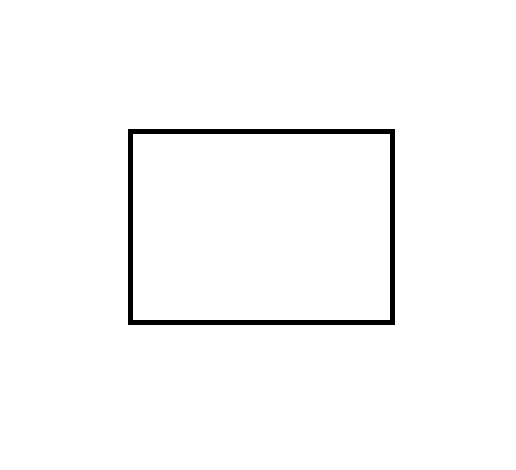
#> input picture TestCases/Rectangle/t1.png, 516 x 470 px, given in place of t6.png, which was not available
$ python 'Image Project.py'
#> lines starting #> are read from the running program, lines starting #| are printed output that depends on the picture; after the words box and inside, x2 and y2 are one past the last pixel; in counts of white or black regions, pixels touching at a corner belong together; pictures that were not available may be replaced by others from this repository, and a replacement may not be noted
import cv2
import numpy as np
import matplotlib.pyplot as plt

def addPath(arr, path):
#> called with path = 'TestCases/Rectangle/'
    for i in range(len(arr)):
        test = path
        test += arr[i]
        arr[i] = test
    return arr

#Test Cases:
# https://drive.google.com/drive/folders/1UExR9ohAdutC0vXscmNyLvZwxiOAr1Kg?usp=sharing

str1 = "TestCases/Rectangle/"
rectangles = ["t1.png", "t7.png"]
rectangles = addPath(rectangles, str1)

str1 = "TestCases/Triangle/"
triangles = ["t2.png", "t8.png"]
triangles = addPath(triangles, str1)

str1 = "TestCases/Circle/"
circles = ["t3.png", "t9.png"]
circles = addPath(circles, str1)

str1 = "TestCases/TreeClass1/"
tree1 = ["t5.png"]
tree1 = addPath(tree1, str1)

str1 = "TestCases/TreeClass2/"
tree2 = ["t6.png", "t14.png"]
tree2 = addPath(tree2, str1)

str1 = "TestCases/All/"
all = ["t13.png", "t10.png", "t11.png", "t12.png"]
all = addPath(all, str1)

arr = tree2 + all

for i in range(len(arr)):
    originalImage = cv2.imread(arr[i])
#> originalImage is the input picture: shape (470, 516, 3); 98.1% white; 1 black region, box (x1, y1, x2, y2) and area: (128, 129, 395, 325) 4530
    image = cv2.imread(arr[i], cv2.IMREAD_GRAYSCALE)
    img = cv2.fastNlMeansDenoising(image, None, 10, 7, 21)
    ret, thresh = cv2.threshold(img, 220, 255, 1)
    edges = cv2.Canny(thresh, 100, 200)
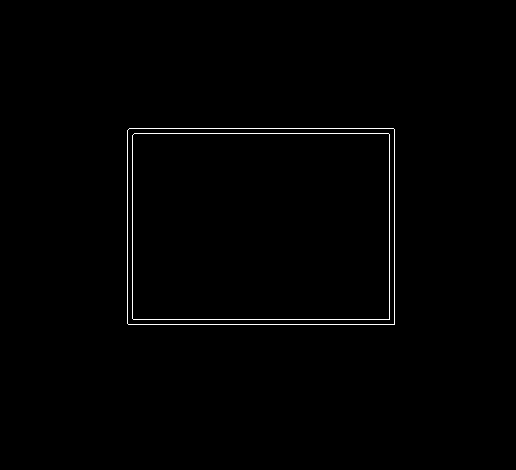
#> edges: shape (470, 516); 0.74% white in thin lines or dots, all inside (x1, y1, x2, y2) = (127, 128, 395, 325)
    contours, hierarchy = cv2.findContours(edges, cv2.RETR_EXTERNAL, cv2.CHAIN_APPROX_SIMPLE)
#> contours = 1 item
    cv2.drawContours(img, contours, -1, (0, 255, 0), 3)
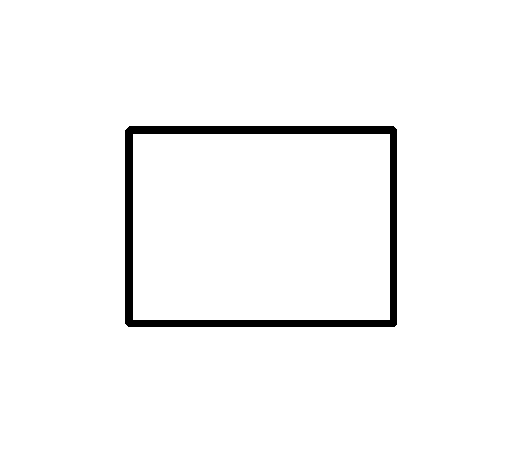
#> img: shape (470, 516); 97.2% white; 1 black region, box (x1, y1, x2, y2) and area: (125, 126, 397, 327) 6845
    myList = []
    counter = 0

    for i in range(len(contours)):
        area = cv2.contourArea(contours[i])
        if area > 100:
            counter += 1
            myList.append(contours[i])
#> this loop made 1 pass
#> (area, counter) on pass 1: (52329, 1)
#> after the loop, counter = 1; myList = 1 item

    for i in range(len(myList)):
        x, y, w, h = cv2.boundingRect(myList[i])
        croppedimg = originalImage[y:y + h, x:x + w]
        epsilon = 0.1 * cv2.arcLength(myList[i], True)
        approx = cv2.approxPolyDP(myList[i], 0.03 * cv2.arcLength(myList[i], True), True)
        n = (len(approx))

        if n == 7 or n == 5:
            approx = cv2.approxPolyDP(myList[i], 0.01 * cv2.arcLength(myList[i], True), True)

        n = (len(approx))

        if n == 3:
            font = cv2.FONT_HERSHEY_SIMPLEX
            cv2.putText(originalImage, 'Triangle', (x+(w//3), y+(h//5)), font, 0.6, (0, 230, 0), 1, cv2.LINE_AA)
            #print("Triangle")

        elif n == 4:
            font = cv2.FONT_HERSHEY_SIMPLEX
            cv2.putText(originalImage, 'Rectangle', (x+(w//3), y+(h//6)), font, 0.6, (0, 230, 0), 1, cv2.LINE_AA)
            #print("Rectangle")

        elif n == 7:
            font = cv2.FONT_HERSHEY_SIMPLEX
            cv2.putText(originalImage, 'TreeClass2', (x+(w//3), y+(h//6)), font, 0.6, (0, 230, 0), 1, cv2.LINE_AA)
            #print("Tree Class 2")

        elif n == 8:
            font = cv2.FONT_HERSHEY_SIMPLEX
            cv2.putText(originalImage, 'Circle', (x+(w//3), y+(h//6)), font, 0.6, (0, 230, 0), 1, cv2.LINE_AA)
            #print("Circle")

        elif n > 8:
            font = cv2.FONT_HERSHEY_SIMPLEX
            cv2.putText(originalImage, 'TreeClass1', (x+(w//3), y+(h//6)), font, 0.6, (0, 230, 0), 1, cv2.LINE_AA)
#> this loop made 1 pass
#> (x, y, w, h, epsilon, font) on pass 1: (127, 128, 268, 197, 92.37, 0)
#> pass 1, `croppedimg = originalImage[y:y + h, x:x + w]`:
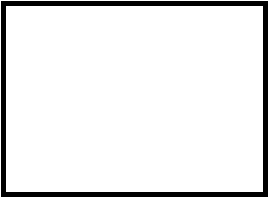
#> croppedimg: shape (197, 268, 3); 91.4% white; 1 black region, box (x1, y1, x2, y2) and area: (1, 1, 268, 197) 4530
#> after the loop:
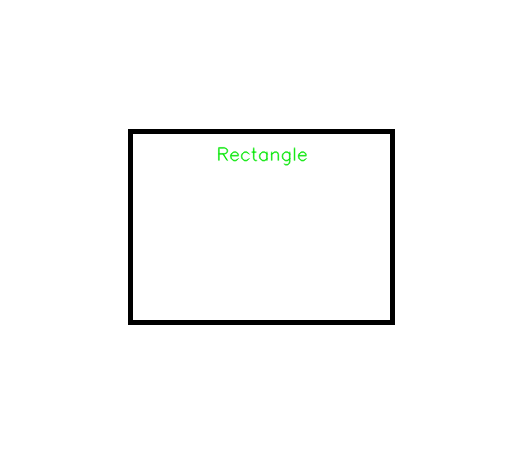
#> originalImage: shape (470, 516, 3); 0.29% of pixels changed, all inside (x1, y1, x2, y2) = (217, 146, 308, 166)
            # [8 lines of commented-out code are left out]

    plt.imshow(originalImage)
    plt.show()
#> pass 2 of the loop `for i in range(len(arr)):`:
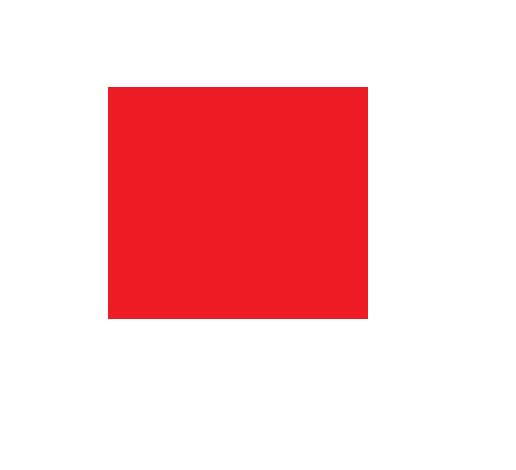
#> input picture TestCases/Rectangle/t7.png, 516 x 470 px, given in place of t14.png, which was not available
#> originalImage is the input picture: shape (470, 516, 3); mean B, G, R 200.5, 198.5, 250.5
#> image: shape (470, 516); values 138 (black) and 255 (white), 75.1% white; 1 black region, box (x1, y1, x2, y2) and area: (108, 87, 368, 319) 60320
#> edges: shape (470, 516); 0.4% white in thin lines or dots, all inside (x1, y1, x2, y2) = (107, 86, 368, 319)
#> `cv2.drawContours(img, contours, -1, (0, 255, 0), 3)`:
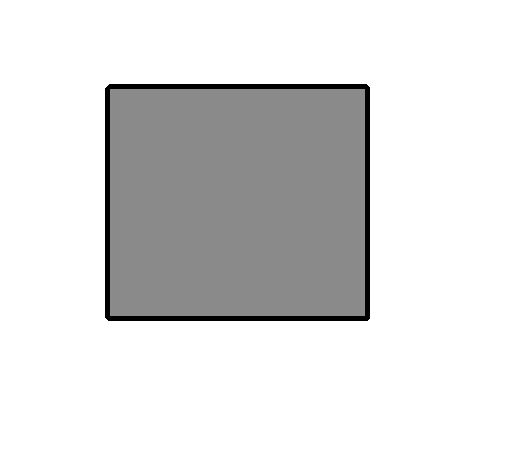
#> img: shape (470, 516); min 0, max 255, mean 221.9
#> the loop `for i in range(len(contours)):` made 1 pass
#> (area, counter) on pass 1: (60317, 1)
#> after the loop `for i in range(len(contours)):`: counter = 1
#> the loop `for i in range(len(myList)):` made 1 pass
#> (x, y, w, h, epsilon, font) on pass 1: (107, 86, 261, 233, 98.17, 0)
#> after the loop `for i in range(len(myList)):`:
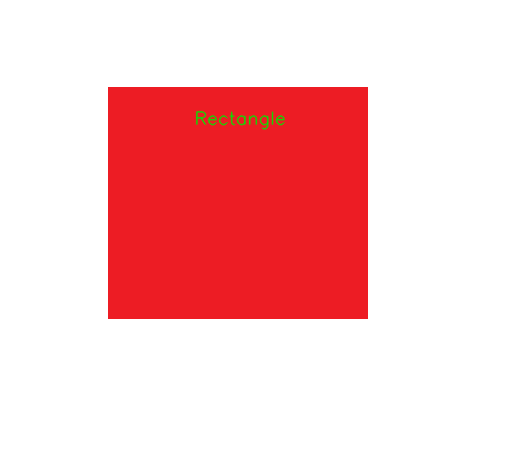
#> originalImage: shape (470, 516, 3); 0.29% of pixels changed, all inside (x1, y1, x2, y2) = (195, 110, 286, 130)
#> (the run stopped early here; a loop or call above may not have finished)
